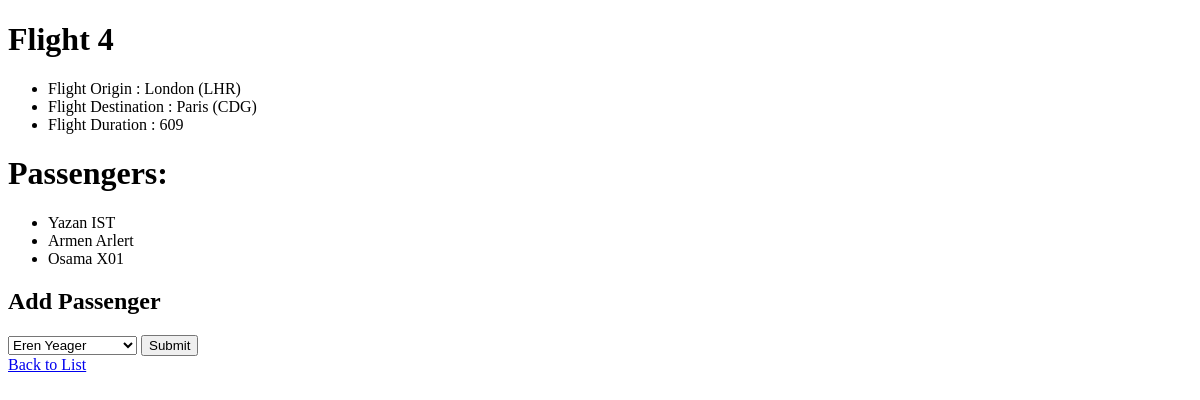
Before: /flights/4 with the older database file.
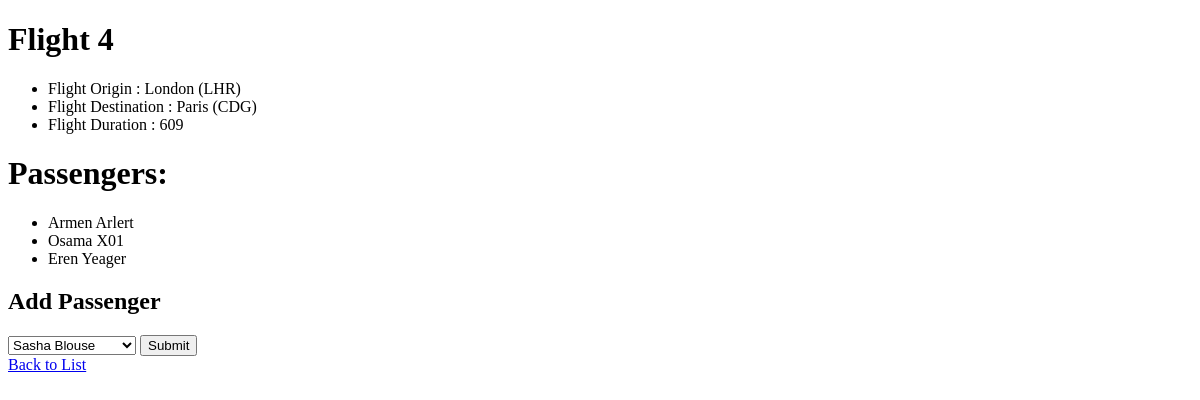
After: the same page with the newer database file.
### flights/models.py (models this page shows)
class Passengers(models.Model):
    first = models.CharField(max_length = 64)
    last = models.CharField(max_length = 64)
    flights = models.ManyToManyField(Flight, blank = True, related_name = "passengers")
    def __str__(self):
        return f"{self.first} {self.last}"

### flights/views.py (the view)
# urls.py: path('<int:flightID>', views.single, name = "single"),
def single(request, flightID):
     if Flight.objects.count() < flightID:
          return HttpResponse('Flight ID was not found :(')
     fli = Flight.objects.get(id = flightID)
     return render(request, 'flights/single.html', {
          'fli': fli,
          'AllPass': fli.passengers.all(),
          'NonPass': Passengers.objects.exclude(flights = fli).all()
     })

### flights/models.py (called while the page is built)
    def __str__(self):
        return f"{self.city} ({self.code})";

### flights/templates/flights/single.html (shortened to what this page needs)
<!DOCTYPE html>
<html>
    <head>
    </head>
    <body>
        <h1> Flight {{fli.id}} </h1>
        <ul>
            <li> Flight Origin : {{fli.origin}}  </li>
            <li> Flight Destination : {{fli.destination}}  </li>
            <li> Flight Duration : {{fli.duration}}  </li>
        </ul>
        <h1> Passengers: </h1>
        <ul>
            {% for x in AllPass %}
                <li> {{x}} </li>
            {% empty %}
                <li> No Passengers yet </li>
            {% endfor %}
        </ul>
        <h2> Add Passenger </h2>
        <form action = "{% url 'flights:book' fli.id %}", method = "post">
            <select name = "passenger">
                {% for x in  NonPass %}
                    <option value = "{{x.id}}"> {{x}} </li>
                {% endfor %}
            </select>
            <input type = "submit">
        </form>
        <a href = "{% url 'flights:index' %}"> Back to List </a>
    </body>
</html>

Changed rows visible on the page:
removed Passengers: first+last "Yazan IST"
now on this page (row unchanged): Passengers: first+last "Eren Yeager"
Other visible differences:
form field passenger: "Eren Yeager" → "Sasha Blouse"
